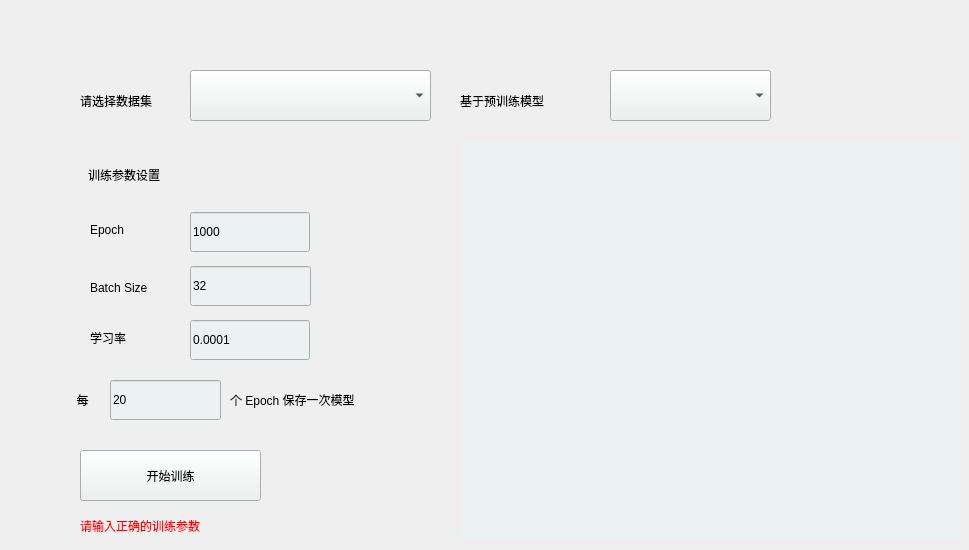
                     <widget class="QWidget" name="page_pro">
                      <widget class="QLabel" name="label_please_choose_dataset">
                       <property name="geometry">
                        <rect>
                         <x>80</x>
                         <y>80</y>
                         <width>121</width>
                         <height>41</height>
                        </rect>
                       </property>
                       <property name="text">
                        <string>请选择数据集</string>
                       </property>
                      </widget>
                      <widget class="QLabel" name="label_pro_epoch">
                       <property name="geometry">
                        <rect>
                         <x>90</x>
                         <y>210</y>
                         <width>71</width>
                         <height>40</height>
                        </rect>
                       </property>
                       <property name="minimumSize">
                        <size>
                         <width>0</width>
                         <height>40</height>
                        </size>
                       </property>
                       <property name="text">
                        <string>Epoch</string>
                       </property>
                      </widget>
                      <widget class="QLineEdit" name="lineEdit_pro_lr">
                       <property name="geometry">
                        <rect>
                         <x>190</x>
                         <y>320</y>
                         <width>120</width>
                         <height>40</height>
                        </rect>
                       </property>
                       <property name="minimumSize">
                        <size>
                         <width>0</width>
                         <height>40</height>
                        </size>
                       </property>
                       <property name="styleSheet">
                        <string notr="true">background-color: #ecf1f1;</string>
                       </property>
                       <property name="text">
                        <string>0.0001</string>
                       </property>
                      </widget>
                      <widget class="QLabel" name="label_pro_lr">
                       <property name="geometry">
                        <rect>
                         <x>90</x>
                         <y>318</y>
                         <width>61</width>
                         <height>40</height>
                        </rect>
                       </property>
                       <property name="minimumSize">
                        <size>
                         <width>0</width>
                         <height>40</height>
                        </size>
                       </property>
                       <property name="text">
                        <string>学习率</string>
                       </property>
                      </widget>
                      <widget class="QComboBox" name="comboBox_pro_dataset_chooser_2">
                       <property name="enabled">
                        <bool>true</bool>
                       </property>
                       <property name="geometry">
                        <rect>
                         <x>190</x>
                         <y>70</y>
                         <width>241</width>
                         <height>51</height>
                        </rect>
                       </property>
                       <property name="styleSheet">
                        <string notr="true">background-color: #ecf1f1;</string>
                       </property>
                      </widget>
                      <widget class="QLabel" name="label_pro_tip_4_each">
                       <property name="geometry">
                        <rect>
                         <x>70</x>
                         <y>380</y>
                         <width>31</width>
                         <height>40</height>
                        </rect>
                       </property>
                       <property name="sizePolicy">
                        <sizepolicy hsizetype="Fixed" vsizetype="Preferred">
                         <horstretch>0</horstretch>
                         <verstretch>0</verstretch>
                        </sizepolicy>
                       </property>
                       <property name="minimumSize">
                        <size>
                         <width>0</width>
                         <height>40</height>
                        </size>
                       </property>
                       <property name="text">
                        <string>  每</string>
                       </property>
                      </widget>
                      <widget class="QLabel" name="label_pro_pic">
                       <property name="geometry">
                        <rect>
                         <x>460</x>
                         <y>140</y>
                         <width>500</width>
                         <height>400</height>
                        </rect>
                       </property>
                       <property name="styleSheet">
                        <string notr="true">background-color: #ecf1f1;</string>
                       </property>
                       <property name="text">
                        <string/>
                       </property>
                       <property name="margin">
                        <number>0</number>
                       </property>
                      </widget>
                      <widget class="QLabel" name="label_pro_arguments_for_training">
                       <property name="geometry">
                        <rect>
                         <x>88</x>
                         <y>155</y>
                         <width>200</width>
                         <height>40</height>
                        </rect>
                       </property>
                       <property name="sizePolicy">
                        <sizepolicy hsizetype="Expanding" vsizetype="Fixed">
                         <horstretch>0</horstretch>
                         <verstretch>0</verstretch>
                        </sizepolicy>
                       </property>
                       <property name="minimumSize">
                        <size>
                         <width>0</width>
                         <height>40</height>
                        </size>
                       </property>
                       <property name="acceptDrops">
                        <bool>true</bool>
                       </property>
                       <property name="text">
                        <string>训练参数设置                                       </string>
                       </property>
                      </widget>
                      <widget class="QPushButton" name="btn_pro_start_training">
                       <property name="geometry">
                        <rect>
                         <x>80</x>
                         <y>450</y>
                         <width>181</width>
                         <height>51</height>
                        </rect>
                       </property>
                       <property name="styleSheet">
                        <string notr="true">background-color: #ecf1f1;</string>
                       </property>
                       <property name="text">
                        <string>开始训练</string>
                       </property>
                      </widget>
                      <widget class="QLineEdit" name="lineEdit_pro_batch">
                       <property name="geometry">
                        <rect>
                         <x>190</x>
                         <y>266</y>
                         <width>121</width>
                         <height>40</height>
                        </rect>
                       </property>
                       <property name="minimumSize">
                        <size>
                         <width>0</width>
                         <height>40</height>
                        </size>
                       </property>
                       <property name="styleSheet">
                        <string notr="true">background-color: #ecf1f1;</string>
                       </property>
                       <property name="text">
                        <string>32</string>
                       </property>
                      </widget>
                      <widget class="QLineEdit" name="lineEdit_pro_saveevery_epoch">
                       <property name="geometry">
                        <rect>
                         <x>110</x>
                         <y>380</y>
                         <width>111</width>
                         <height>40</height>
                        </rect>
                       </property>
                       <property name="sizePolicy">
                        <sizepolicy hsizetype="Fixed" vsizetype="Fixed">
                         <horstretch>0</horstretch>
                         <verstretch>0</verstretch>
                        </sizepolicy>
                       </property>
                       <property name="minimumSize">
                        <size>
                         <width>0</width>
                         <height>40</height>
                        </size>
                       </property>
                       <property name="styleSheet">
                        <string notr="true">background-color: #ecf1f1;</string>
                       </property>
                       <property name="text">
                        <string>20</string>
                       </property>
                      </widget>
                      <widget class="QLabel" name="label_pro_batch_size">
                       <property name="geometry">
                        <rect>
                         <x>90</x>
                         <y>268</y>
                         <width>91</width>
                         <height>40</height>
                        </rect>
                       </property>
                       <property name="minimumSize">
                        <size>
                         <width>0</width>
                         <height>40</height>
                        </size>
                       </property>
                       <property name="text">
                        <string>Batch Size</string>
                       </property>
                      </widget>
                      <widget class="QLineEdit" name="lineEdit_pro_epoch">
                       <property name="geometry">
                        <rect>
                         <x>190</x>
                         <y>212</y>
                         <width>120</width>
                         <height>40</height>
                        </rect>
                       </property>
                       <property name="minimumSize">
                        <size>
                         <width>0</width>
                         <height>40</height>
                        </size>
                       </property>
                       <property name="styleSheet">
                        <string notr="true">background-color: #ecf1f1;</string>
                       </property>
                       <property name="text">
                        <string>1000</string>
                       </property>
                      </widget>
                      <widget class="QLabel" name="label_pro_tip_epoch_to_save">
                       <property name="geometry">
                        <rect>
                         <x>230</x>
                         <y>380</y>
                         <width>191</width>
                         <height>40</height>
                        </rect>
                       </property>
                       <property name="minimumSize">
                        <size>
                         <width>0</width>
                         <height>40</height>
                        </size>
                       </property>
                       <property name="text">
                        <string>个 Epoch 保存一次模型</string>
                       </property>
                      </widget>
                      <widget class="QComboBox" name="comboBox_pro_premodel_chooser">
                       <property name="enabled">
                        <bool>true</bool>
                       </property>
                       <property name="geometry">
                        <rect>
                         <x>610</x>
                         <y>70</y>
                         <width>161</width>
                         <height>51</height>
                        </rect>
                       </property>
                       <property name="styleSheet">
                        <string notr="true">background-color: #ecf1f1;</string>
                       </property>
                      </widget>
                      <widget class="QLabel" name="label_please_choose_dataset_2">
                       <property name="geometry">
                        <rect>
                         <x>460</x>
                         <y>80</y>
                         <width>121</width>
                         <height>41</height>
                        </rect>
                       </property>
                       <property name="text">
                        <string>基于预训练模型</string>
                       </property>
                      </widget>
                      <widget class="QLabel" name="label">
                       <property name="geometry">
                        <rect>
                         <x>80</x>
                         <y>510</y>
                         <width>281</width>
                         <height>31</height>
                        </rect>
                       </property>
                       <property name="styleSheet">
                        <string notr="true">color: red;
font: 14pt &quot;等距更纱黑体 SC&quot;;</string>
                       </property>
                       <property name="text">
                        <string>请输入正确的训练参数</string>
                       </property>
                      </widget>
                     </widget>
